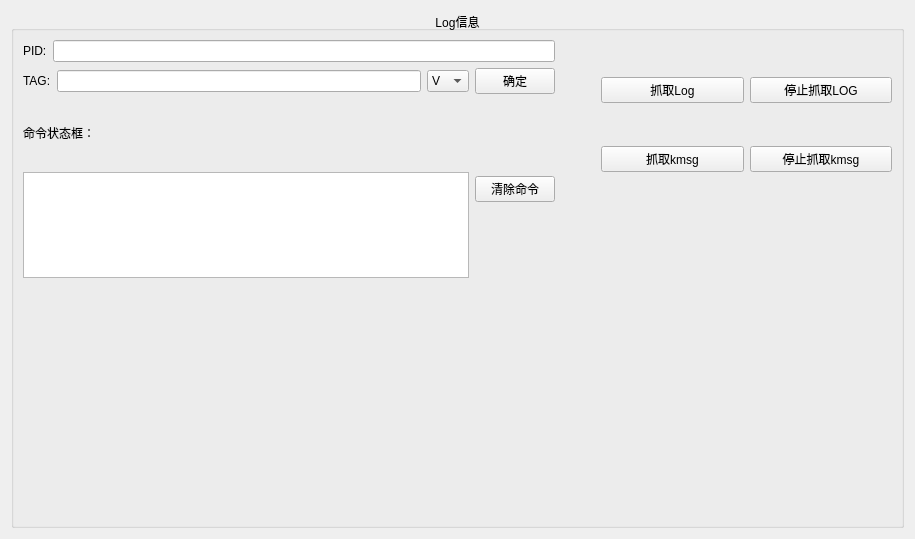
        <widget class="QWidget" name="tab_3">
         <attribute name="title">
          <string>抓取Log</string>
         </attribute>
         <layout class="QHBoxLayout" name="horizontalLayout_25">
          <item>
           <widget class="QGroupBox" name="log">
            <property name="sizePolicy">
             <sizepolicy hsizetype="Preferred" vsizetype="Preferred">
              <horstretch>0</horstretch>
              <verstretch>0</verstretch>
             </sizepolicy>
            </property>
            <property name="minimumSize">
             <size>
              <width>893</width>
              <height>517</height>
             </size>
            </property>
            <property name="maximumSize">
             <size>
              <width>893</width>
              <height>517</height>
             </size>
            </property>
            <property name="title">
             <string>Log信息</string>
            </property>
            <property name="alignment">
             <set>Qt::AlignCenter</set>
            </property>
            <layout class="QHBoxLayout" name="horizontalLayout_47">
             <item>
              <layout class="QHBoxLayout" name="horizontalLayout_46">
               <item>
                <layout class="QVBoxLayout" name="verticalLayout_23">
                 <item>
                  <layout class="QVBoxLayout" name="verticalLayout_21" stretch="1,3">
                   <item>
                    <layout class="QVBoxLayout" name="verticalLayout_18">
                     <item>
                      <layout class="QHBoxLayout" name="horizontalLayout_22">
                       <item>
                        <widget class="QLabel" name="label_3">
                         <property name="text">
                          <string>PID:</string>
                         </property>
                        </widget>
                       </item>
                       <item>
                        <widget class="QLineEdit" name="PID">
                         <property name="text">
                          <string/>
                         </property>
                        </widget>
                       </item>
                      </layout>
                     </item>
                     <item>
                      <layout class="QHBoxLayout" name="horizontalLayout_23">
                       <item>
                        <widget class="QLabel" name="label_5">
                         <property name="sizePolicy">
                          <sizepolicy hsizetype="Preferred" vsizetype="Fixed">
                           <horstretch>0</horstretch>
                           <verstretch>0</verstretch>
                          </sizepolicy>
                         </property>
                         <property name="text">
                          <string>TAG:</string>
                         </property>
                        </widget>
                       </item>
                       <item>
                        <widget class="QLineEdit" name="TAG">
                         <property name="sizePolicy">
                          <sizepolicy hsizetype="Expanding" vsizetype="Fixed">
                           <horstretch>0</horstretch>
                           <verstretch>0</verstretch>
                          </sizepolicy>
                         </property>
                         <property name="text">
                          <string/>
                         </property>
                        </widget>
                       </item>
                       <item>
                        <widget class="QComboBox" name="degree">
                         <item>
                          <property name="text">
                           <string>V</string>
                          </property>
                         </item>
                         <item>
                          <property name="text">
                           <string>D</string>
                          </property>
                         </item>
                         <item>
                          <property name="text">
                           <string>I</string>
                          </property>
                         </item>
                         <item>
                          <property name="text">
                           <string>W</string>
                          </property>
                         </item>
                         <item>
                          <property name="text">
                           <string>E</string>
                          </property>
                         </item>
                        </widget>
                       </item>
                       <item>
                        <widget class="QPushButton" name="cmd_confirm">
                         <property name="text">
                          <string>确定</string>
                         </property>
                        </widget>
                       </item>
                      </layout>
                     </item>
                    </layout>
                   </item>
                   <item>
                    <layout class="QHBoxLayout" name="horizontalLayout_43">
                     <item>
                      <layout class="QVBoxLayout" name="verticalLayout_19" stretch="0,3">
                       <item>
                        <widget class="QLabel" name="label_15">
                         <property name="sizePolicy">
                          <sizepolicy hsizetype="Preferred" vsizetype="Preferred">
                           <horstretch>0</horstretch>
                           <verstretch>0</verstretch>
                          </sizepolicy>
                         </property>
                         <property name="styleSheet">
                          <string notr="true">font: 75 11pt &quot;楷体&quot;;</string>
                         </property>
                         <property name="text">
                          <string>命令状态框：</string>
                         </property>
                        </widget>
                       </item>
                       <item>
                        <widget class="QTextBrowser" name="cmd_display">
                         <property name="sizePolicy">
                          <sizepolicy hsizetype="Preferred" vsizetype="Preferred">
                           <horstretch>0</horstretch>
                           <verstretch>0</verstretch>
                          </sizepolicy>
                         </property>
                         <property name="minimumSize">
                          <size>
                           <width>339</width>
                           <height>106</height>
                          </size>
                         </property>
                         <property name="maximumSize">
                          <size>
                           <width>16777215</width>
                           <height>106</height>
                          </size>
                         </property>
                        </widget>
                       </item>
                      </layout>
                     </item>
                     <item>
                      <widget class="QPushButton" name="clean_cmd">
                       <property name="sizePolicy">
                        <sizepolicy hsizetype="Fixed" vsizetype="Fixed">
                         <horstretch>0</horstretch>
                         <verstretch>0</verstretch>
                        </sizepolicy>
                       </property>
                       <property name="text">
                        <string>清除命令</string>
                       </property>
                      </widget>
                     </item>
                    </layout>
                   </item>
                  </layout>
                 </item>
                 <item>
                  <spacer name="verticalSpacer_5">
                   <property name="orientation">
                    <enum>Qt::Vertical</enum>
                   </property>
                   <property name="sizeHint" stdset="0">
                    <size>
                     <width>20</width>
                     <height>40</height>
                    </size>
                   </property>
                  </spacer>
                 </item>
                </layout>
               </item>
               <item>
                <spacer name="verticalSpacer_8">
                 <property name="orientation">
                  <enum>Qt::Vertical</enum>
                 </property>
                 <property name="sizeHint" stdset="0">
                  <size>
                   <width>20</width>
                   <height>40</height>
                  </size>
                 </property>
                </spacer>
               </item>
               <item>
                <spacer name="verticalSpacer_7">
                 <property name="orientation">
                  <enum>Qt::Vertical</enum>
                 </property>
                 <property name="sizeHint" stdset="0">
                  <size>
                   <width>20</width>
                   <height>40</height>
                  </size>
                 </property>
                </spacer>
               </item>
               <item>
                <layout class="QVBoxLayout" name="verticalLayout_22">
                 <item>
                  <layout class="QHBoxLayout" name="horizontalLayout_44">
                   <item>
                    <widget class="QPushButton" name="print">
                     <property name="text">
                      <string>抓取Log</string>
                     </property>
                    </widget>
                   </item>
                   <item>
                    <widget class="QPushButton" name="pushButton_3">
                     <property name="text">
                      <string>停止抓取LOG</string>
                     </property>
                    </widget>
                   </item>
                  </layout>
                 </item>
                 <item>
                  <layout class="QHBoxLayout" name="horizontalLayout_45">
                   <item>
                    <widget class="QPushButton" name="print_kmsg">
                     <property name="text">
                      <string>抓取kmsg</string>
                     </property>
                    </widget>
                   </item>
                   <item>
                    <widget class="QPushButton" name="pushButton_6">
                     <property name="text">
                      <string>停止抓取kmsg</string>
                     </property>
                    </widget>
                   </item>
                  </layout>
                 </item>
                 <item>
                  <widget class="QLabel" name="label_19">
                   <property name="minimumSize">
                    <size>
                     <width>291</width>
                     <height>261</height>
                    </size>
                   </property>
                   <property name="maximumSize">
                    <size>
                     <width>291</width>
                     <height>261</height>
                    </size>
                   </property>
                   <property name="styleSheet">
                    <string notr="true">border-image: url(:/image/da559f2edb0bd33f708a4b982a1cba37.png);</string>
                   </property>
                   <property name="text">
                    <string/>
                   </property>
                  </widget>
                 </item>
                </layout>
               </item>
              </layout>
             </item>
            </layout>
           </widget>
          </item>
         </layout>
        </widget>
